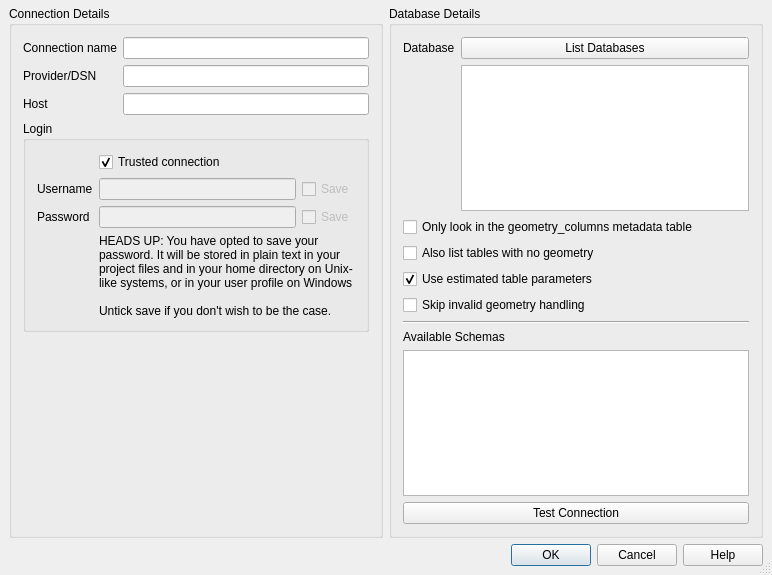
<?xml version="1.0" encoding="UTF-8"?>
<ui version="4.0">
 <class>QgsMssqlNewConnectionBase</class>
 <widget class="QDialog" name="QgsMssqlNewConnectionBase">
  <property name="geometry">
   <rect>
    <x>0</x>
    <y>0</y>
    <width>772</width>
    <height>575</height>
   </rect>
  </property>
  <property name="sizePolicy">
   <sizepolicy hsizetype="MinimumExpanding" vsizetype="MinimumExpanding">
    <horstretch>0</horstretch>
    <verstretch>0</verstretch>
   </sizepolicy>
  </property>
  <property name="windowTitle">
   <string>Create a New MSSQL Connection</string>
  </property>
  <property name="sizeGripEnabled">
   <bool>true</bool>
  </property>
  <property name="modal">
   <bool>true</bool>
  </property>
  <layout class="QGridLayout">
   <property name="leftMargin">
    <number>9</number>
   </property>
   <property name="topMargin">
    <number>0</number>
   </property>
   <property name="rightMargin">
    <number>9</number>
   </property>
   <property name="bottomMargin">
    <number>9</number>
   </property>
   <property name="spacing">
    <number>6</number>
   </property>
   <item row="0" column="0" colspan="2">
    <widget class="QgsMessageBar" name="bar" native="true"/>
   </item>
   <item row="1" column="0">
    <widget class="QGroupBox" name="GroupBox1">
     <property name="title">
      <string>Connection Details</string>
     </property>
     <layout class="QFormLayout" name="formLayout">
      <item row="0" column="0">
       <widget class="QLabel" name="TextLabel1_2">
        <property name="text">
         <string>Connection name</string>
        </property>
       </widget>
      </item>
      <item row="0" column="1">
       <widget class="QLineEdit" name="txtName">
        <property name="toolTip">
         <string>Name of the new connection</string>
        </property>
       </widget>
      </item>
      <item row="1" column="0">
       <widget class="QLabel" name="label">
        <property name="text">
         <string>Provider/DSN</string>
        </property>
       </widget>
      </item>
      <item row="1" column="1">
       <widget class="QLineEdit" name="txtService"/>
      </item>
      <item row="2" column="0">
       <widget class="QLabel" name="TextLabel1">
        <property name="text">
         <string>Host</string>
        </property>
       </widget>
      </item>
      <item row="2" column="1">
       <widget class="QLineEdit" name="txtHost"/>
      </item>
      <item row="4" column="0">
       <widget class="QLabel" name="label_2">
        <property name="text">
         <string/>
        </property>
       </widget>
      </item>
      <item row="3" column="0" colspan="2">
       <widget class="QGroupBox" name="groupBox">
        <property name="title">
         <string>Login</string>
        </property>
        <property name="flat">
         <bool>true</bool>
        </property>
        <layout class="QFormLayout" name="formLayout_2">
         <item row="0" column="1">
          <widget class="QCheckBox" name="cb_trustedConnection">
           <property name="text">
            <string>Trusted connection</string>
           </property>
           <property name="checked">
            <bool>true</bool>
           </property>
          </widget>
         </item>
         <item row="1" column="0">
          <widget class="QLabel" name="TextLabel3">
           <property name="text">
            <string>Username</string>
           </property>
          </widget>
         </item>
         <item row="1" column="1">
          <layout class="QHBoxLayout" name="horizontalLayout">
           <property name="topMargin">
            <number>0</number>
           </property>
           <item>
            <widget class="QLineEdit" name="txtUsername">
             <property name="enabled">
              <bool>false</bool>
             </property>
            </widget>
           </item>
           <item>
            <widget class="QCheckBox" name="chkStoreUsername">
             <property name="enabled">
              <bool>false</bool>
             </property>
             <property name="text">
              <string>Save</string>
             </property>
            </widget>
           </item>
          </layout>
         </item>
         <item row="2" column="0">
          <widget class="QLabel" name="TextLabel3_2">
           <property name="text">
            <string>Password</string>
           </property>
          </widget>
         </item>
         <item row="2" column="1">
          <layout class="QHBoxLayout" name="horizontalLayout_2">
           <property name="topMargin">
            <number>0</number>
           </property>
           <item>
            <widget class="QgsPasswordLineEdit" name="txtPassword">
             <property name="enabled">
              <bool>false</bool>
             </property>
             <property name="echoMode">
              <enum>QLineEdit::Password</enum>
             </property>
            </widget>
           </item>
           <item>
            <widget class="QCheckBox" name="chkStorePassword">
             <property name="enabled">
              <bool>false</bool>
             </property>
             <property name="text">
              <string>Save</string>
             </property>
            </widget>
           </item>
          </layout>
         </item>
         <item row="3" column="1">
          <widget class="QLabel" name="lblWarning">
           <property name="sizePolicy">
            <sizepolicy hsizetype="Ignored" vsizetype="Ignored">
             <horstretch>0</horstretch>
             <verstretch>0</verstretch>
            </sizepolicy>
           </property>
           <property name="text">
            <string>HEADS UP: You have opted to save your password. It will be stored in plain text in your project files and in your home directory on Unix-like systems, or in your user profile on Windows

Untick save if you don't wish to be the case.</string>
           </property>
           <property name="wordWrap">
            <bool>true</bool>
           </property>
          </widget>
         </item>
        </layout>
       </widget>
      </item>
     </layout>
    </widget>
   </item>
   <item row="1" column="1">
    <widget class="QGroupBox" name="groupBox_2">
     <property name="title">
      <string>Database Details</string>
     </property>
     <layout class="QFormLayout" name="formLayout_3">
      <item row="1" column="1">
       <widget class="QListWidget" name="listDatabase"/>
      </item>
      <item row="3" column="0" colspan="2">
       <widget class="QCheckBox" name="cb_allowGeometrylessTables">
        <property name="toolTip">
         <string>If checked, tables without a geometry column attached will also be shown in the available table lists.</string>
        </property>
        <property name="text">
         <string>Also list tables with no geometry</string>
        </property>
       </widget>
      </item>
      <item row="4" column="0" colspan="2">
       <widget class="QCheckBox" name="cb_useEstimatedMetadata">
        <property name="toolTip">
         <string>If checked, only estimated table metadata will be used. This avoids a slow table scan, but may result in incorrect layer properties such as layer extent.</string>
        </property>
        <property name="text">
         <string>Use estimated table parameters</string>
        </property>
        <property name="checked">
         <bool>true</bool>
        </property>
       </widget>
      </item>
      <item row="2" column="0" colspan="2">
       <widget class="QCheckBox" name="cb_geometryColumns">
        <property name="toolTip">
         <string>If checked, only tables which are present in the &quot;geometry_columns&quot; metadata table will be available. This speeds up table scanning, but requires users to manually manage the geometry_columns table and ensure that layers are correctly represented in the table.</string>
        </property>
        <property name="text">
         <string>Only look in the geometry_columns metadata table</string>
        </property>
        <property name="checked">
         <bool>false</bool>
        </property>
       </widget>
      </item>
      <item row="10" column="0" colspan="2">
       <widget class="QPushButton" name="btnConnect">
        <property name="text">
         <string>Test Connection</string>
        </property>
       </widget>
      </item>
      <item row="0" column="1">
       <widget class="QPushButton" name="btnListDatabase">
        <property name="text">
         <string>List Databases</string>
        </property>
       </widget>
      </item>
      <item row="0" column="0">
       <widget class="QLabel" name="TextLabel2">
        <property name="text">
         <string>Database</string>
        </property>
       </widget>
      </item>
      <item row="5" column="0" colspan="2">
       <widget class="QCheckBox" name="mCheckNoInvalidGeometryHandling">
        <property name="toolTip">
         <string>If checked, all handling of records with invalid geometry will be disabled. This speeds up the provider, however, if any invalid geometries are present in a table then the result is unpredictable and may include missing records. Only check this option if you are certain that all geometries present in the database are valid, and any newly added geometries or tables will also be valid.</string>
        </property>
        <property name="text">
         <string>Skip invalid geometry handling</string>
        </property>
        <property name="checked">
         <bool>false</bool>
        </property>
       </widget>
      </item>
      <item row="9" column="0" colspan="2">
       <widget class="QListView" name="schemaView"/>
      </item>
      <item row="7" column="0" colspan="2">
       <widget class="Line" name="line">
        <property name="minimumSize">
         <size>
          <width>0</width>
          <height>0</height>
         </size>
        </property>
        <property name="orientation">
         <enum>Qt::Horizontal</enum>
        </property>
       </widget>
      </item>
      <item row="8" column="0" colspan="2">
       <widget class="QLabel" name="label_3">
        <property name="text">
         <string>Available Schemas</string>
        </property>
       </widget>
      </item>
     </layout>
    </widget>
   </item>
   <item row="2" column="0" colspan="2">
    <widget class="QDialogButtonBox" name="buttonBox">
     <property name="standardButtons">
      <set>QDialogButtonBox::Cancel|QDialogButtonBox::Help|QDialogButtonBox::Ok</set>
     </property>
    </widget>
   </item>
  </layout>
 </widget>
 <layoutdefault spacing="6" margin="11"/>
 <customwidgets>
  <customwidget>
   <class>QgsMessageBar</class>
   <extends>QWidget</extends>
   <header>qgsmessagebar.h</header>
   <container>1</container>
  </customwidget>
  <customwidget>
   <class>QgsPasswordLineEdit</class>
   <extends>QLineEdit</extends>
   <header>qgspasswordlineedit.h</header>
  </customwidget>
 </customwidgets>
 <tabstops>
  <tabstop>txtName</tabstop>
  <tabstop>txtService</tabstop>
  <tabstop>txtHost</tabstop>
  <tabstop>cb_trustedConnection</tabstop>
  <tabstop>txtUsername</tabstop>
  <tabstop>chkStoreUsername</tabstop>
  <tabstop>txtPassword</tabstop>
  <tabstop>chkStorePassword</tabstop>
  <tabstop>btnListDatabase</tabstop>
  <tabstop>listDatabase</tabstop>
  <tabstop>cb_geometryColumns</tabstop>
  <tabstop>cb_allowGeometrylessTables</tabstop>
  <tabstop>cb_useEstimatedMetadata</tabstop>
  <tabstop>mCheckNoInvalidGeometryHandling</tabstop>
  <tabstop>btnConnect</tabstop>
 </tabstops>
 <resources/>
 <connections>
  <connection>
   <sender>buttonBox</sender>
   <signal>rejected()</signal>
   <receiver>QgsMssqlNewConnectionBase</receiver>
   <slot>reject()</slot>
   <hints>
    <hint type="sourcelabel">
     <x>322</x>
     <y>386</y>
    </hint>
    <hint type="destinationlabel">
     <x>391</x>
     <y>312</y>
    </hint>
   </hints>
  </connection>
  <connection>
   <sender>buttonBox</sender>
   <signal>accepted()</signal>
   <receiver>QgsMssqlNewConnectionBase</receiver>
   <slot>accept()</slot>
   <hints>
    <hint type="sourcelabel">
     <x>382</x>
     <y>386</y>
    </hint>
    <hint type="destinationlabel">
     <x>391</x>
     <y>287</y>
    </hint>
   </hints>
  </connection>
  <connection>
   <sender>cb_trustedConnection</sender>
   <signal>toggled(bool)</signal>
   <receiver>chkStoreUsername</receiver>
   <slot>setDisabled(bool)</slot>
   <hints>
    <hint type="sourcelabel">
     <x>148</x>
     <y>143</y>
    </hint>
    <hint type="destinationlabel">
     <x>306</x>
     <y>163</y>
    </hint>
   </hints>
  </connection>
  <connection>
   <sender>cb_trustedConnection</sender>
   <signal>toggled(bool)</signal>
   <receiver>chkStorePassword</receiver>
   <slot>setDisabled(bool)</slot>
   <hints>
    <hint type="sourcelabel">
     <x>126</x>
     <y>136</y>
    </hint>
    <hint type="destinationlabel">
     <x>312</x>
     <y>198</y>
    </hint>
   </hints>
  </connection>
  <connection>
   <sender>cb_trustedConnection</sender>
   <signal>toggled(bool)</signal>
   <receiver>txtUsername</receiver>
   <slot>setDisabled(bool)</slot>
   <hints>
    <hint type="sourcelabel">
     <x>129</x>
     <y>146</y>
    </hint>
    <hint type="destinationlabel">
     <x>129</x>
     <y>166</y>
    </hint>
   </hints>
  </connection>
  <connection>
   <sender>cb_trustedConnection</sender>
   <signal>toggled(bool)</signal>
   <receiver>txtPassword</receiver>
   <slot>setDisabled(bool)</slot>
   <hints>
    <hint type="sourcelabel">
     <x>94</x>
     <y>139</y>
    </hint>
    <hint type="destinationlabel">
     <x>95</x>
     <y>200</y>
    </hint>
   </hints>
  </connection>
  <connection>
   <sender>chkStorePassword</sender>
   <signal>toggled(bool)</signal>
   <receiver>lblWarning</receiver>
   <slot>setVisible(bool)</slot>
   <hints>
    <hint type="sourcelabel">
     <x>312</x>
     <y>186</y>
    </hint>
    <hint type="destinationlabel">
     <x>266</x>
     <y>241</y>
    </hint>
   </hints>
  </connection>
 </connections>
</ui>
